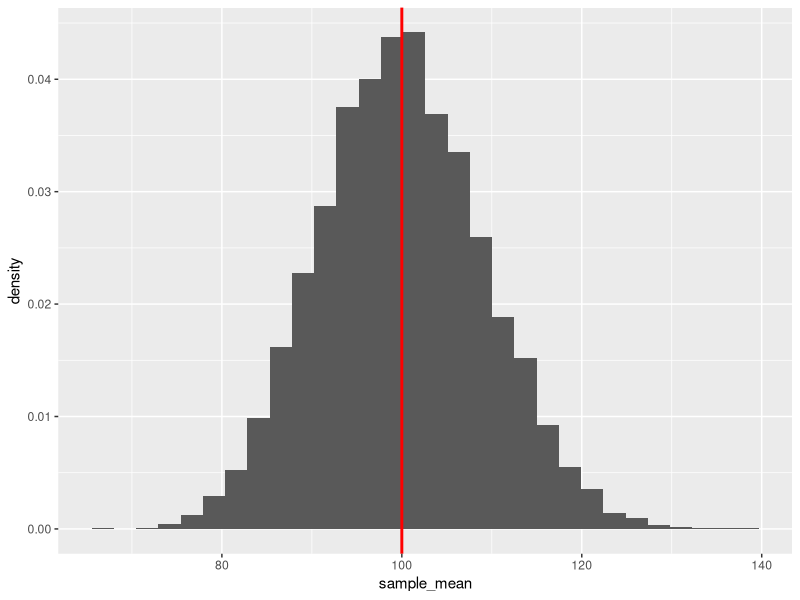
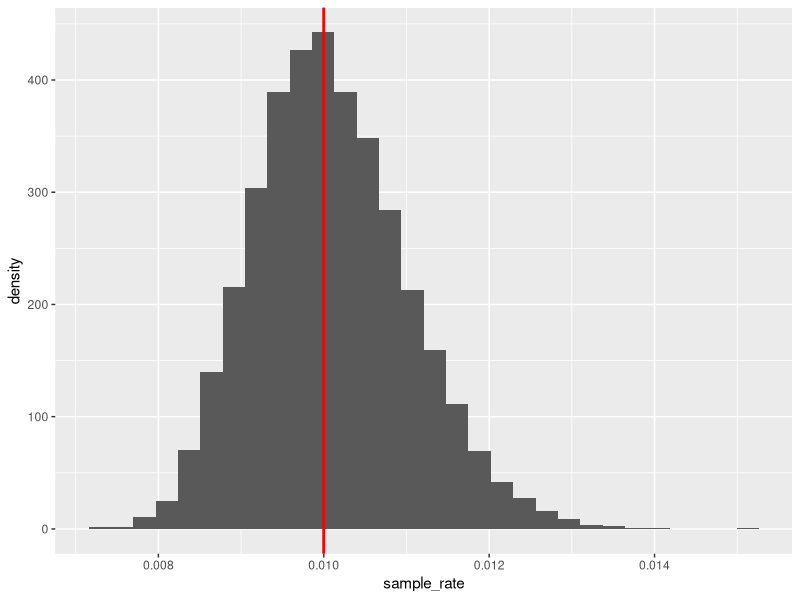
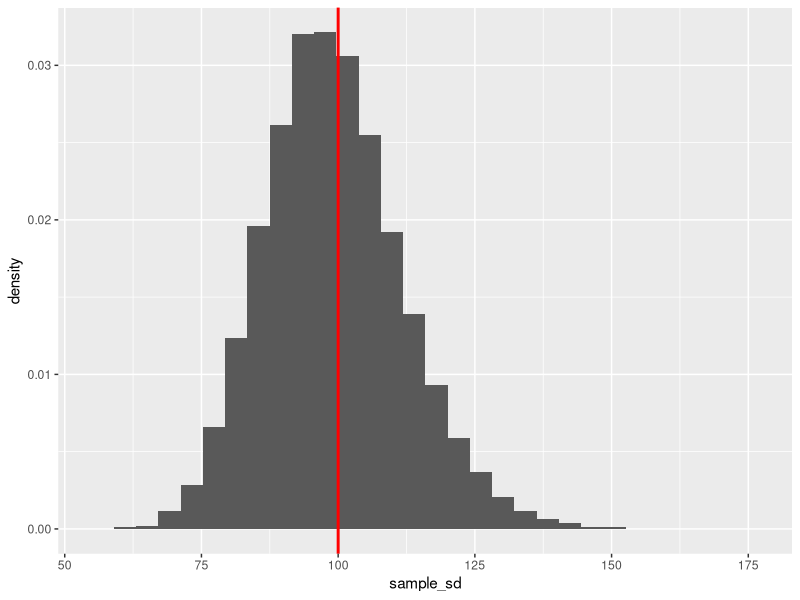
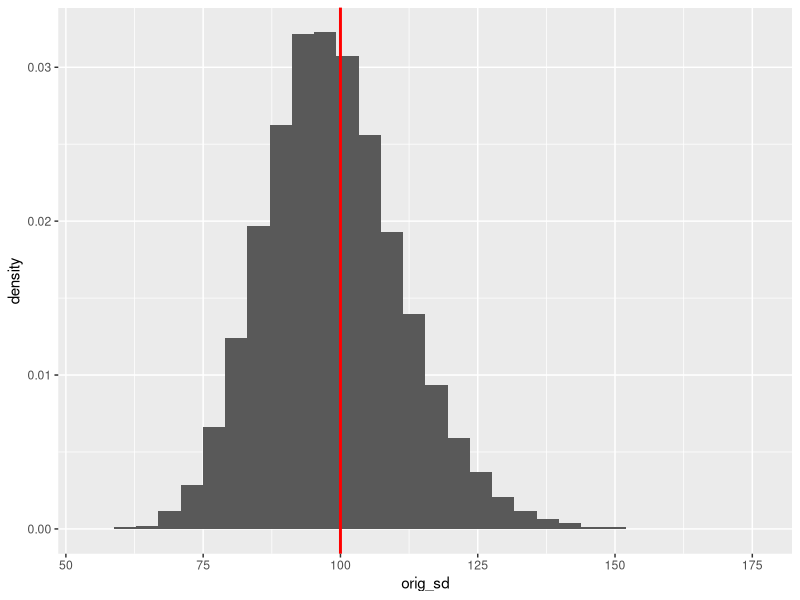
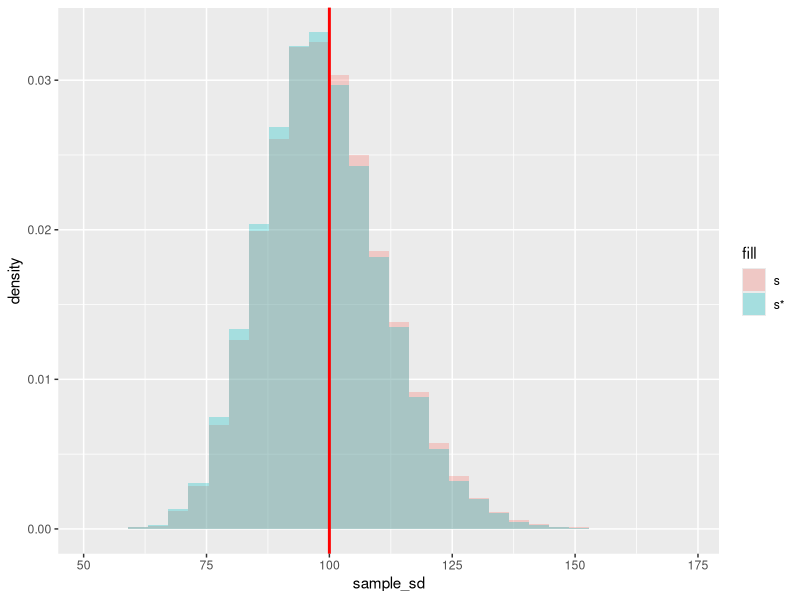
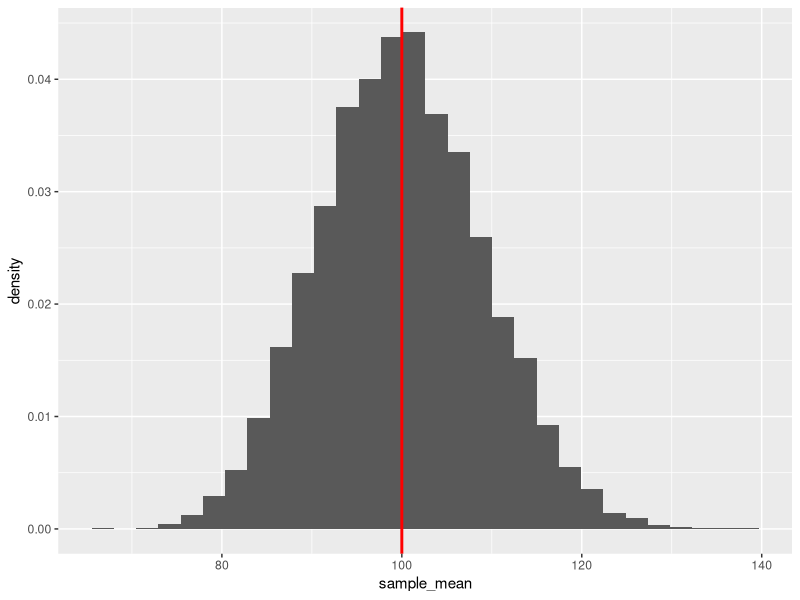
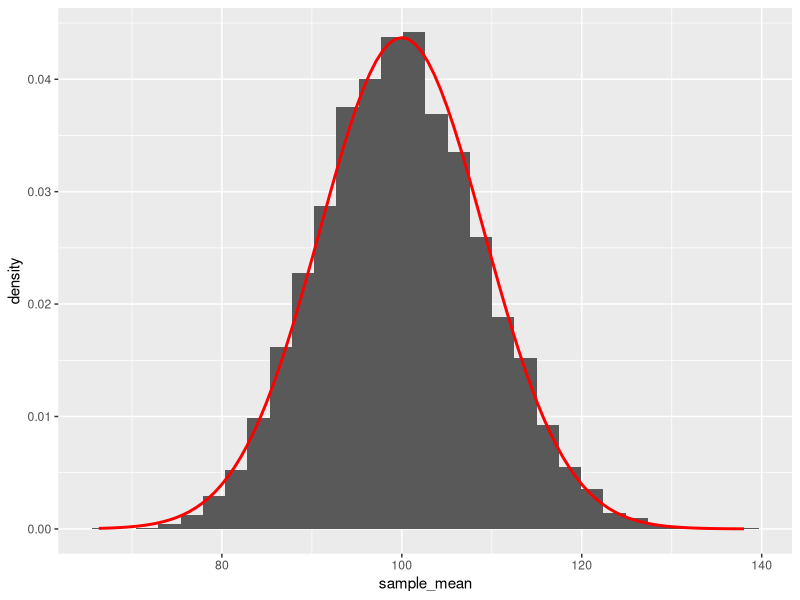
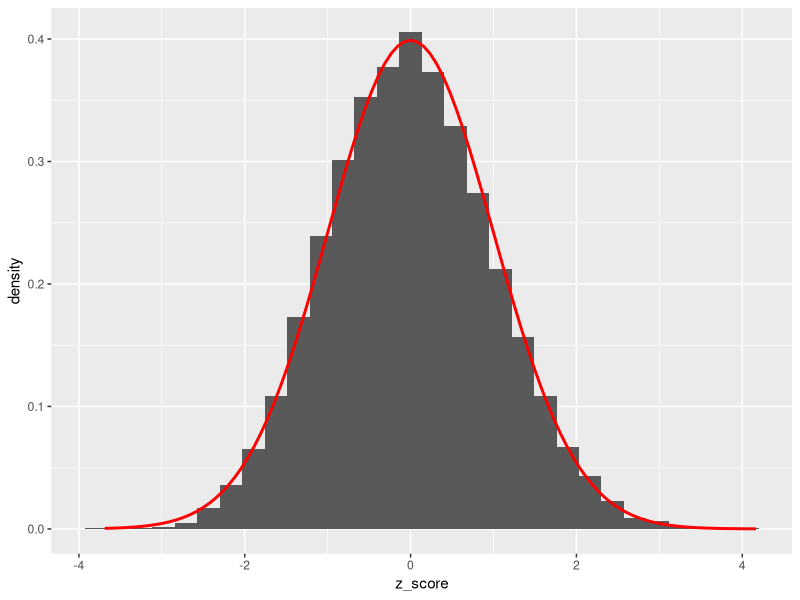

Source code (R) for these figures, in order:
## ---- chunk 1
knitr::opts_chunk$set(echo = TRUE)
## ---- chunk 2
rate <- 0.01
mu <- 1/rate
sigma <- 1/rate
## ---- chunk 3
sample_size <- 120
replication_number <- 10000

set.seed(1992)
exp_samples <- replicate(replication_number, rexp(n = sample_size, rate = rate))
exp_samples <- as.data.frame(t(exp_samples))

rownames(exp_samples) <- paste0("Sample",1:replication_number)
colnames(exp_samples) <- paste0("Element",1:sample_size)
head(exp_samples)
## ---- chunk 4
exp_samples$sample_mean <- apply(exp_samples[,1:sample_size], 1, mean)
exp_samples$sample_sd <- apply(exp_samples[,1:sample_size], 1, sd)
head(exp_samples[,(sample_size-1):ncol(exp_samples)]) # look at the last 4 columns
## ---- chunk 5
exp_samples$sample_rate <- 1 / exp_samples$sample_mean
head(exp_samples[,(sample_size-1):ncol(exp_samples)])
## ---- chunk 6
library(ggplot2)
ggplot(exp_samples, aes(x=sample_mean)) + geom_histogram(aes(y = after_stat(density))) +
  geom_vline(xintercept = mu, color="red", linewidth=1)
## ---- chunk 7
ggplot(exp_samples, aes(x=sample_rate)) + geom_histogram(aes(y = after_stat(density))) +
  geom_vline(xintercept = rate, color="red", linewidth=1)
## ---- chunk 8
ggplot(exp_samples, aes(x=sample_sd)) + geom_histogram(aes(y = after_stat(density))) +
  geom_vline(xintercept = sigma, color="red", linewidth=1)
## ---- chunk 9
original_sd <- function(x) sqrt(mean((x-mean(x))^2))
## ---- chunk 10
exp_samples$orig_sd <- apply(exp_samples[,1:sample_size], 1, original_sd)
head(exp_samples[,(sample_size-1):ncol(exp_samples)])
## ---- chunk 11
ggplot(exp_samples, aes(x=orig_sd)) + geom_histogram(aes(y = after_stat(density))) +
  geom_vline(xintercept = sigma, color="red", linewidth=1)
## ---- chunk 12
ggplot(exp_samples) +
  geom_histogram(aes(x=sample_sd, y = after_stat(density), fill="s"), alpha=0.3) +
  geom_histogram(aes(x=orig_sd, y = after_stat(density), fill="s*"), alpha=0.3) +
  geom_vline(xintercept = sigma, color="red", linewidth=1)
## ---- chunk 13
c(mean(exp_samples$sample_mean),
  mean(exp_samples$sample_sd),
  mean(exp_samples$orig_sd),
  mean(exp_samples$sample_rate))
## ---- chunk 14
round(mean(exp_samples$sample_mean) - mu,5)
## ---- chunk 15
c(round(mean(exp_samples$sample_sd) - sigma,5),
  round(mean(exp_samples$orig_sd) - sigma,5))
## ---- chunk 16
original_sd(exp_samples$sample_mean)
## ---- chunk 17
original_sd(exp_samples$sample_sd)
## ---- chunk 18
original_sd(exp_samples$orig_sd)
## ---- chunk 19
c(original_sd(exp_samples$sample_mean),
  sigma/sqrt(sample_size))
## ---- chunk 20
MSE_uncorr_sd <- mean((exp_samples$orig_sd - sigma)^2)
MSE_uncorr_sd
## ---- chunk 21
Bs_uncorr_sd <- mean(exp_samples$orig_sd) - sigma
SE_uncorr_sd <- original_sd(exp_samples$orig_sd)

MSE_uncorr_sd_Sum <- Bs_uncorr_sd^2 + SE_uncorr_sd^2

c(MSE_uncorr_sd, MSE_uncorr_sd_Sum)
## ---- chunk 22
MSE_mean <- mean((exp_samples$sample_mean - mu)^2)
SE_mean <- original_sd(exp_samples$sample_mean)

c(MSE_mean, SE_mean^2)
## ---- chunk 23
# Biased Estimator = Uncorrected SD
MSE_uncorr_sd <- mean((exp_samples$orig_sd - sigma)^2)

# Unbiased Estimator = Corrected SD
MSE_corr_sd <- mean((exp_samples$sample_sd- sigma)^2)

# Result
c(MSE_uncorr_sd, MSE_corr_sd)
## ---- chunk 24
ggplot(exp_samples, aes(x=sample_mean)) + geom_histogram(aes(y = after_stat(density))) +
  geom_vline(xintercept = mu, color="red", linewidth=1)
## ---- chunk 25
se_mean_theor <- sigma/sqrt(sample_size)
se_mean_theor
## ---- chunk 26
ggplot(data = exp_samples, mapping = aes(x=sample_mean)) + geom_histogram(aes(y = after_stat(density))) +
  stat_function(fun = dnorm, 
                args = list(mean = mu, sd = se_mean_theor),
                col = 'red',
                linewidth = 1)
## ---- chunk 27
exp_samples$z_score <- (exp_samples$sample_mean - mu)/se_mean_theor

ggplot(data = exp_samples, mapping = aes(x=z_score)) + geom_histogram(aes(y = after_stat(density))) +
  stat_function(fun = dnorm, 
                args = list(mean = 0, sd = 1),
                col = 'red',
                linewidth = 1)
## ---- chunk 28
round(c(mean(exp_samples$z_score),
        sd(exp_samples$z_score)), 2)
## ---- chunk 29
exp_samples$t_score <- (exp_samples$sample_mean - mu)/(exp_samples$sample_sd/sqrt(sample_size))

ggplot(data = exp_samples, mapping = aes(x=t_score)) + geom_histogram(aes(y = after_stat(density))) +
  stat_function(fun = dnorm, 
                args = list(mean = 0, sd = 1),
                col = 'red',
                linewidth = 1) +
  stat_function(fun = dt, 
                args = list(df = sample_size-1),
                col = 'blue',
                linewidth = 1)
## ---- chunk 30
t_mult <- qt(1-0.02/2, df = sample_size-1)
exp_samples$ci_mean_low_t <- exp_samples$sample_mean - exp_samples$sample_sd/sqrt(sample_size) * t_mult
exp_samples$ci_mean_upp_t <- exp_samples$sample_mean + exp_samples$sample_sd/sqrt(sample_size) * t_mult
head(exp_samples[,c("ci_mean_low_t", "ci_mean_upp_t")])
## ---- chunk 31
mean((exp_samples$ci_mean_low_t <= mu) & (exp_samples$ci_mean_upp_t >= mu))
## ---- chunk 32
z_mult <- qnorm(1-0.02/2)
exp_samples$ci_mean_low_z <- exp_samples$sample_mean - exp_samples$sample_sd/sqrt(sample_size) * z_mult
exp_samples$ci_mean_upp_z <- exp_samples$sample_mean + exp_samples$sample_sd/sqrt(sample_size) * z_mult
mean((exp_samples$ci_mean_low_z <= mu) & (exp_samples$ci_mean_upp_z >= mu))
## ---- chunk 33
c(qnorm(1-0.05/2),
  qnorm(1-0.02/2))
## ---- chunk 34
alpha_vector = c(0.2, 0.1, 0.05, 0.01, 0.001)
selected_sample <- 666

for (current_alpha in alpha_vector) {
  lower <- exp_samples$sample_mean[selected_sample] -
    (exp_samples$sample_sd[selected_sample]/sqrt(sample_size))*
    qnorm(1-current_alpha/2)
  upper <- exp_samples$sample_mean[selected_sample] +
    (exp_samples$sample_sd[selected_sample]/sqrt(sample_size))*
    qnorm(1-current_alpha/2)
  print(paste0("Confidence: ",(1-current_alpha)*100,"% - Conf. Int.: [",
               round(lower,2), ", ",round(upper,2),"]"))
}
## ---- chunk 35
alpha_vector <- c(0.2, 0.1, 0.05, 0.01, 0.001)
new_sample_size <- 20
sample_666_size20 <- as.numeric(exp_samples[666,1:new_sample_size])

for (current_alpha in alpha_vector) {
  lower <- mean(sample_666_size20) - (sd(sample_666_size20)/sqrt(new_sample_size))*qnorm(1-current_alpha/2)
  upper <- mean(sample_666_size20) + (sd(sample_666_size20)/sqrt(new_sample_size))*qnorm(1-current_alpha/2)
  print(paste0("Confidence: ",(1-current_alpha)*100,"% - Conf. Int.: [",
               round(lower,2), ", ",round(upper,2),"]"))
}
## ---- chunk 36
se_lambda_empir <- sqrt(mean((exp_samples$sample_rate - rate)^2))
se_lambda_empir
## ---- chunk 37
sample_666 <- as.numeric(t(exp_samples[666,1:sample_size]))

# function definition
neg_log_likelihood_expon <- function(theta_expon){
  log_lik_observations <- log(dexp(x = sample_666,
                                   rate = theta_expon))
  return(-sum(log_lik_observations))
}

# do the MLE with optim
expon_ml <- optim(0.001, neg_log_likelihood_expon, hessian = TRUE)
c(expon_ml$par, exp_samples$sample_rate[666]) # check estimate
## ---- chunk 38
se_lambda_approx <- sqrt(solve(expon_ml$hessian)[1,1])
c(se_lambda_approx, se_lambda_empir)
## ---- chunk 39
c(expon_ml$par - se_lambda_approx*qnorm(1-0.03/2),
  expon_ml$par + se_lambda_approx*qnorm(1-0.03/2))
## ---- chunk 40
ess <- readxl::read_excel("ess_hun_2024.xlsx")
str(ess)
## ---- chunk 41
ess_small <- ess[!is.na(ess$DailyNetUse) & (ess$DailyNetUse > 0),
                 c("idno", "DailyNetUse", "PartyPreference")]
str(ess_small)
## ---- chunk 42
library(fitdistrplus)
fit_lnorm <- fitdist(ess_small$DailyNetUse, "lnorm", method = "mle")
## ---- chunk 43
summary(fit_lnorm)
## ---- chunk 44
lnorm_byparty <- data.frame(Party=unique(ess_small$PartyPreference),
                            meanlog = NA,
                            se = NA)

for (party in lnorm_byparty$Party) {
  fit_temp <- fitdist(ess_small$DailyNetUse[ess_small$PartyPreference==party],
                      "lnorm", method = "mle")
  lnorm_byparty$meanlog[lnorm_byparty$Party==party] = fit_temp$estimate["meanlog"]
  lnorm_byparty$se[lnorm_byparty$Party==party] = fit_temp$sd["meanlog"]
}

lnorm_byparty
## ---- chunk 45
lnorm_byparty$ci_low <- lnorm_byparty$meanlog - lnorm_byparty$se * qnorm(1-0.05/2)
lnorm_byparty$ci_upp <- lnorm_byparty$meanlog + lnorm_byparty$se * qnorm(1-0.05/2)
lnorm_byparty
## ---- chunk 46
ggplot(lnorm_byparty, aes(x = reorder(Party, meanlog), y=meanlog, fill = Party)) +
  geom_bar(stat = "identity") +
  geom_errorbar(aes(ymin=ci_low, ymax=ci_upp)) +
  coord_flip()
